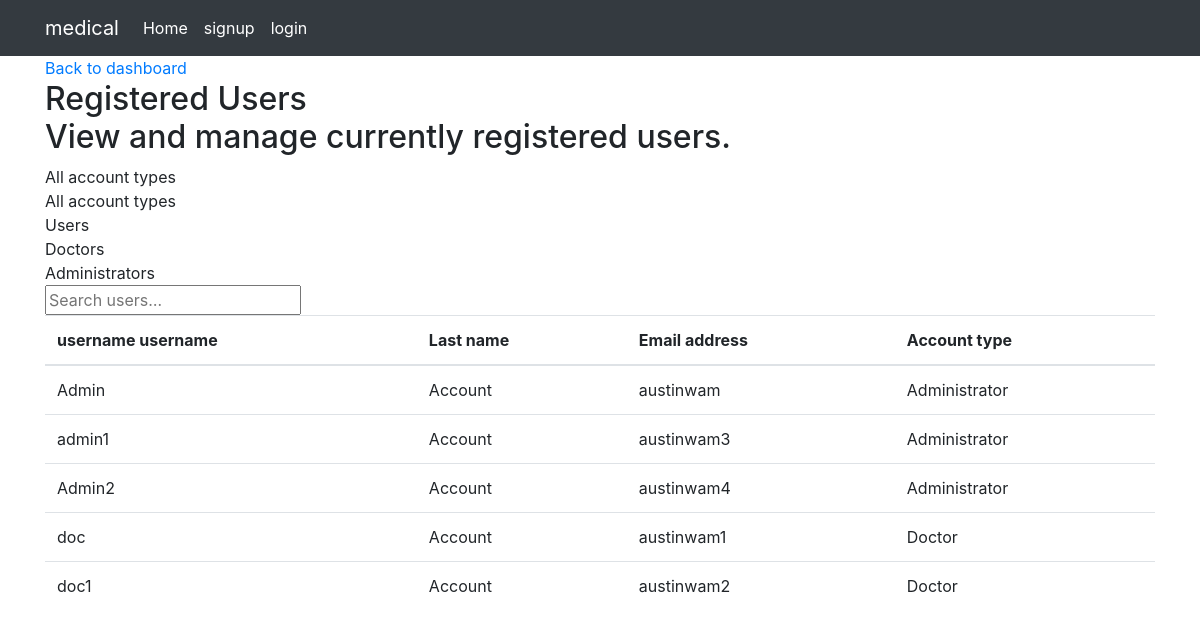
Screenshot of /admin/users with the database file from the repository.
### app/models/user.py (models this page shows, shortened)
class Role(db.Model):
    __tablename__ = 'roles'
    id = db.Column(db.Integer, primary_key=True)
    name = db.Column(db.String(64), unique=True)
    default = db.Column(db.Boolean, default=False, index=True)
    permissions = db.Column(db.Integer)
    users = db.relationship('User', backref='role', lazy='dynamic')

class User(UserMixin,db.Model):
    __tablename__ = 'users'
    id = db.Column(db.Integer,primary_key=True)
    username=db.Column(db.String(80),unique=False)
    password=db.Column(db.String(80))
    email=db.Column(db.String(80),unique=False)
    phone=db.Column(db.String(20),unique=False)
    active = db.Column(db.Boolean, default=True)
    fullname=db.Column(db.String(80))
    current_sign_in_ip = db.Column(db.String(45))
    last_sign_in_ip = db.Column(db.String(45))
    authenticated = db.Column(db.Boolean, default=False)
    last_logged_in = db.Column(db.DateTime, nullable=True)
    current_logged_in = db.Column(db.DateTime, nullable=True)
    role_id = db.Column(db.Integer, db.ForeignKey('roles.id'))

### app/admin/views.py (the view)
@admin.route('/users')
def registered_users():
    users = User.query.all()
    print(users)
    roles = Role.query.all()
    return render_template('admin/user.html', users=users, roles=roles)

### app/templates/admin/user.html (shortened to what this page needs)
{% extends 'base.html' %}
{% block body %}
    <div class="ui stackable grid container">
        <div class="sixteen wide tablet twelve wide computer centered column">
            <a class="ui basic compact button" href="{{ url_for('admin.index') }}">
                Back to dashboard
            </a>
            <h2 class="ui header">
                Registered Users
                <div class="sub header">
                    View and manage currently registered users.
                </div>
            </h2>
            <div class="ui menu">
                <div id="select-role" class="ui dropdown item">
                    <div class="text">
                        All account types
                    </div>
                    <div class="menu">
                        <div class="item" data-value="">All account types</div>
                        {% for r in roles %}
                            <div class="item" data-value="{{ r.name }}">{{ r.name }}s</div>
                        {% endfor %}
                    </div>
                </div>
                <div class="ui right search item">
                    <div class="ui transparent icon input">
                        <input id="search-users" type="text" placeholder="Search users…">
                    </div>
                </div>
            </div>
            <div style="overflow-x: scroll;">
                <table class="ui searchable sortable unstackable selectable celled table">
                    <thead>
                        <tr>
                            <th>username username</th>
                            <th class="sorted ascending">Last name</th>
                            <th>Email address</th>
                            <th>Account type</th>
                        </tr>
                    </thead>
                    <tbody>
                    {% for u in users | sort(attribute='username') %}
                        <tr onclick="window.location.href = '{{ url_for('admin.edit_user', user_id=u.id) }}';">
                            <td>{{ u.username }}</td>
                            <td>{{ u.fullname }}</td>
                            <td>{{ u.email }}</td>
                            <td class="user role">{{ u.role.name }}</td>
                        </tr>
                    {% endfor %}
                    </tbody>
                </table>
            </div>
        </div>
    </div>
{% endblock %}

### app/templates/base.html (shortened to what this page needs)
<!doctype html>
<html class="no-js" lang="">
<head>
    <link rel="stylesheet" href="{{ url_for('static' , filename='assets/css/bootstrap.min.css') }}">
</head>
<body>
<nav class="navbar navbar-expand-lg navbar-dark bg-dark">
      <div class="container">
        <a class="navbar-brand" href="/">medical</a>
        <div class="collapse navbar-collapse" id="navbarsExample07">
          <ul class="navbar-nav mr-auto">
            <li class="nav-item active">
              <a class="nav-link" href="/">Home <span class="sr-only">(current)</span></a>
            </li>
          {% if current_user.is_authenticated %}
     <li class="nav-item">
            <a class="nav-link disabled" href="{{ url_for('auth.logout') }}">logout</a>
          </li>
          <li class="nav-item">
          {% if current_user.is_administrator %}
           <li class="nav-item">
            <a class="nav-link disabled" href="{{ url_for('admin.index') }}">admin</a></li>
          </li>
            {% endif %}
        </li>
       {% else %}
       <li class="nav-item">
            <a class="nav-link active" href="{{ url_for('auth.signup') }}">signup</a>
          </li>
          <li class="nav-item">
            <a class="nav-link active" href="{{ url_for('auth.login') }}">login</a>
          </li>
          </ul>
         </div>
            {% endif %}
      </div>
    </nav>
    {% block body %}{% endblock %}
</body>
</html>

### rows the page displays
Role: name "User"
Role: name "Doctor"
Role: name "Administrator"
User: username "Admin", fullname "Account", email "austinwam", role.name "Administrator"
User: username "admin1", fullname "Account", email "austinwam3", role.name "Administrator"
User: username "Admin2", fullname "Account", email "austinwam4", role.name "Administrator"
User: username "doc", fullname "Account", email "austinwam1", role.name "Doctor"
User: username "doc1", fullname "Account", email "austinwam2", role.name "Doctor"
